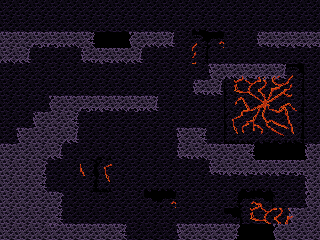

Below is a game level as drawn by its tile map, then a one-line description and the .tmx that defines it (tile-layer data replaced by summaries):
An orthogonal 20x15 tile map with 16x16 px tiles, 2 tile layers (back, front), 1 hidden layer not drawn.

<map version="1.0" orientation="orthogonal" width="20" height="15" tilewidth="16" tileheight="16" backgroundcolor="#000000">
 <tileset firstgid="1" name="volcano_new" tilewidth="16" tileheight="16">
  <image source="../graphics/tiles/volcano.png" width="240" height="160" />
 </tileset>
 <layer name="back" width="20" height="15">
  <data>[300 cells, 287 non-empty, 34 distinct tile ids]</data>
 </layer>
 <layer name="front" width="20" height="15">
  <data>[300 cells, 92 non-empty, 31 distinct tile ids]</data>
 </layer>
 <layer name="collision" width="20" height="15" visible="0">
  <data>[300 cells, 92 non-empty, 1 distinct tile ids]</data>
 </layer>
</map>
